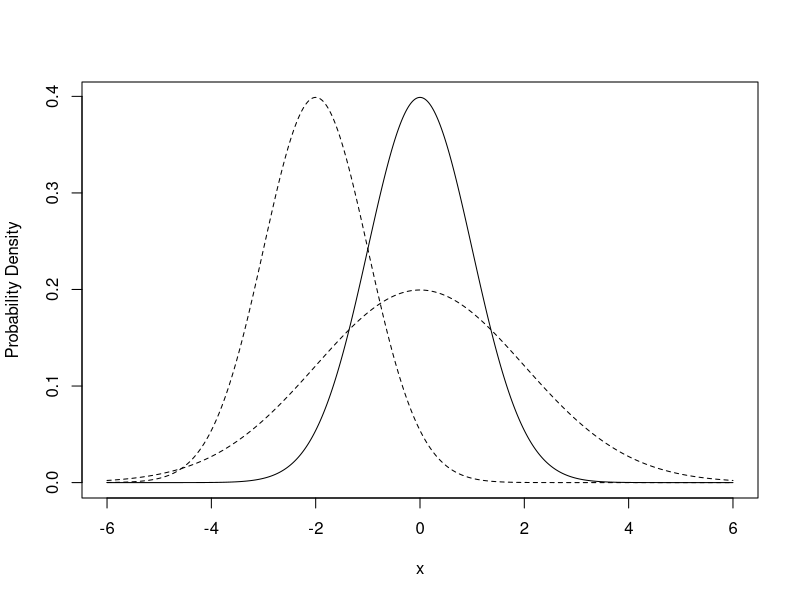
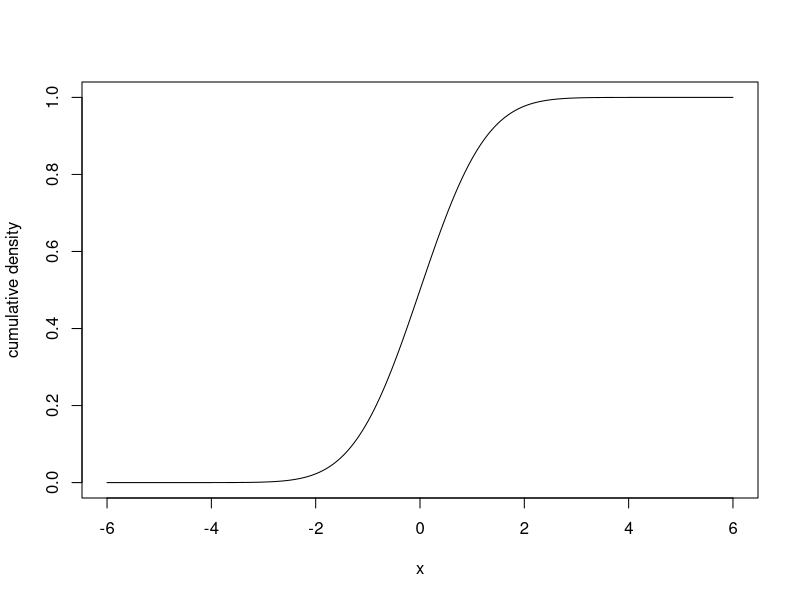
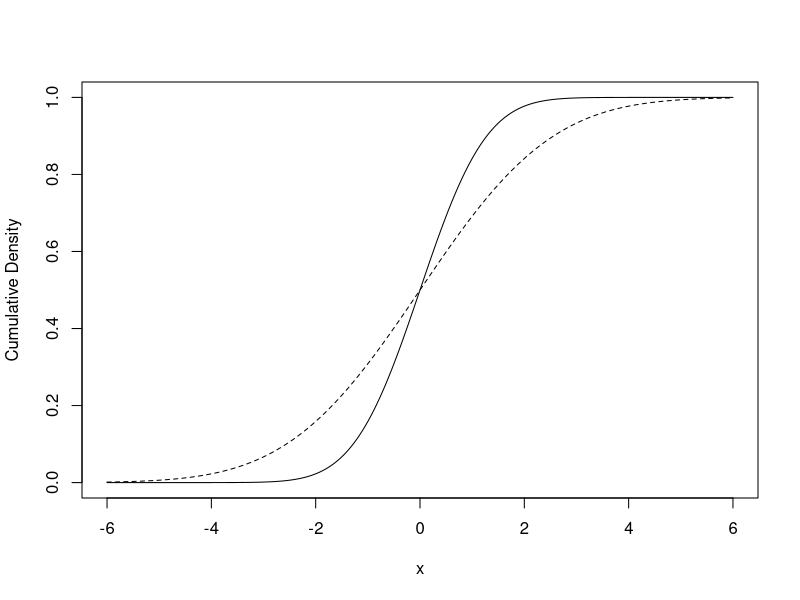
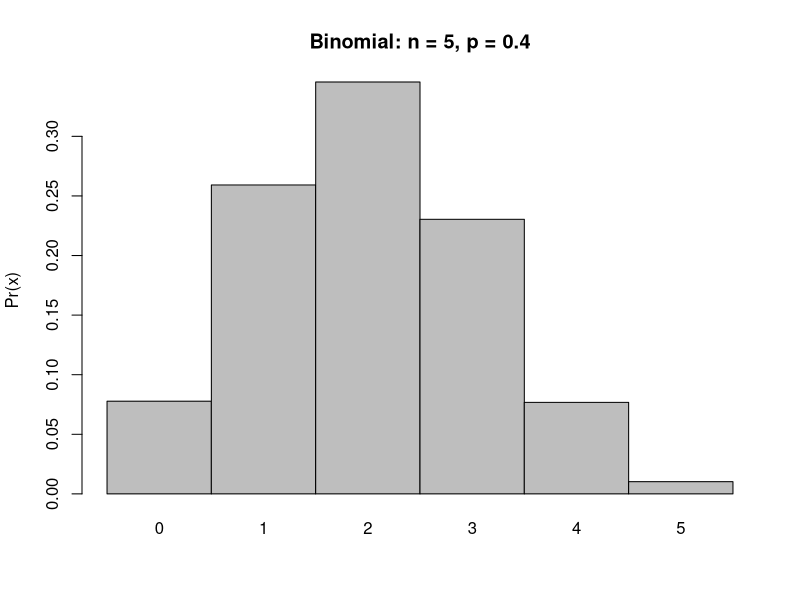

These figures' R source, in order:
#Prob density graph
# How many points?
n = 1000
# Create a vector of x-values from -4 to 4:
x = seq(from = -6, to = 6, length.out = n)
# Create the corresponding y-values:
y = dnorm(x, mean = 0, sd = 1)
# plot!
plot(y ~ x, type = "l", ylab = "Probability Density")

y_2 = dnorm(x, mean = 0, sd = 2)
points(y_2 ~ x, type = "l", lty  = 2)

y_3 = dnorm(x, mean = -2, sd = 1)
points(y_3 ~ x, type = "l", lty  = 2)

#cumulative density
y_cdf_1 = pnorm(x, mean = 0, sd = 1)
plot(y_cdf_1 ~ x, type = "l", ylab = "cumulative density")

y_cdf_2 = pnorm(x, mean = 0, sd = 2)
plot(y_cdf_1 ~ x, type = "l", ylab = "Cumulative Density")
points(y_cdf_2 ~ x, type = "l", lty = 2)




#binomial mass plot
x_bin = 0:5
y_bin_2 = dbinom(x_bin, size = 5, prob = 0.4)

barplot(
  height = y_bin_2,
  # the names to print with each bar:
  names.arg = x_bin,
  # Tells R to remove space between bars:
  space = 0,
  ylab = "Pr(x)",
  main = "Binomial: n = 5, p = 0.4")

